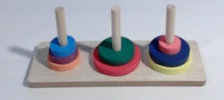
#> input picture DATA/ROI_select1.jpg, 224 x 100 px; its folder holds only this picture in this run
$ python -i hanoi_img_procHD.py   (imports and definitions only)
#> lines starting #> are read from the running program, lines starting #| are printed output that depends on the picture; after the words box and inside, x2 and y2 are one past the last pixel; in counts of white or black regions, pixels touching at a corner belong together
#> further down, picture is the input picture: shape (100, 224, 3); mean B, G, R 175, 167.7, 169.3
#Module function: provide the functions that uses actively opencv to detect the discs and use the camera to get the ROI.
#This is the final module created for the HANOI DROID CAPSTONE at Camosun College term Fall 2023
#this module has the following functions:

#detect_color(image_hsv): detect and classifies the disc detection in each stick
#take_one_frame(): takes the big frame that will by sectioned
#for development details, see the notebook: disc_det_v1.ipynb and take_one_frame.ipynb
#created on june 25 - 2023


import cv2
import numpy as np

import settingsHD as glb #this import all the global variables

#glb.init()


L_limit_blue = glb.L_limit_blue
U_limit_blue = glb.U_limit_blue

L_limit_red1 = glb.L_limit_red1
U_limit_red1 = glb.U_limit_red1
L_limit_red2 = glb.L_limit_red2
U_limit_red2 = glb.U_limit_red2

L_limit_yellow  = glb.L_limit_yellow
U_limit_yellow  = glb.U_limit_yellow

mask_height = glb.mask_height
mask_width = glb.mask_width


#------------------------------------------------------------------------------------------------------------
#this function is used to take the big frame or the big sreen, one shot, that will be processed extracting the smaller frame and mini-frames
#input: nothing
#output: the frame captured by the webcam
#challenges: to improve: the videocapture uses the channel 0, sometimes this could change, maybe a for loop could seewp or another method to get the exact webcam channel number.


def take_one_frame():

    cap = cv2.VideoCapture(0)

    #check if connection with camera is successfully
    if cap.isOpened():
        ret, frame = cap.read()  #capture a frame from live video

        #check whether frame is successfully captured
        if ret:
            print("Frame taken")
            cap.release()
        #print error if frame capturing was unsuccessful
        else:
            print("Error : Failed to capture frame")

    # print error if the connection with camera is unsuccessful
    else:
        print("Cannot open camera")

    return frame


    #------------------------------------------------------------------------------------------------------------
#this function is used to take the big frame or the big sreen, one shot, that will be processed extracting the smaller frame and mini-frames
#input: nothing
#output: the frame captured by the webcam
#challenges: to improve: the videocapture uses the channel 0, sometimes this could change, maybe a for loop could seewp or another method to get the exact webcam channel number.

def convert_and_crop(img):

    imagehsv = cv2.cvtColor(img, cv2.COLOR_BGR2HSV) #convert the big frame to HSV
    imagehsvcopy = imagehsv.copy()
    small_image_hsv = imagehsvcopy[130:230, 0:630] #crop to adjust the desire ROI


    return small_image_hsv


#----------------------------------------------------------------------------------------------------------------------------
#This function is use to process the rectangle section of each stick and process looking for the colors of the disc
# Input parameter: the small rectangle that corresponds to the stick in detail. only one stick miniframe at time
# Output: the output is an array that contains the position in pixels of the disc yellow, blue and red. If the position is 0, then, no disc of this color is detected.

def detect_color(image_hsv):

    #local variables

    # flags that determine the detection of a disc
    b_disc_flag = False
    r_disc_flag = False
    y_disc_flag = False

    #variables to store the total of pixels find for specific color
    b_pixels_total = 0
    b_pixels_acum =  0
    r_pixels_total = 0
    r_pixels_acum =  0
    y_pixels_total = 0
    y_pixels_acum =  0


    #number of the row that is determined for the disc position

    b_row = 0
    r_row = 0
    y_row = 0


    #this is to find the colors in the mask, using the function inRange. To see the real color, the bitwise is used, because inRange returns only 0 and 255 to be masked
    b_mask=cv2.inRange(image_hsv,L_limit_blue,U_limit_blue)
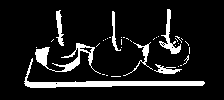
#> b_mask: shape (100, 224); 11% white; 36 white regions (29 under 20 px), largest, box (x1, y1, x2, y2) and area: (24, 58, 205, 88) 1001, (35, 43, 101, 74) 548, (159, 9, 181, 54) 266
    #blue=cv2.bitwise_and(image2,image2,mask=b_mask) #this is optional, only for visualization

    r_mask1=cv2.inRange(image_hsv,L_limit_red1,U_limit_red1) #in the map, the red has 2 sections
#> r_mask1: shape (100, 224); every value is 0
    r_mask2=cv2.inRange(image_hsv,L_limit_red2,U_limit_red2)
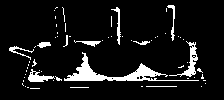
#> r_mask2: shape (100, 224); 8.8% white; 63 white regions (52 under 20 px), largest, box (x1, y1, x2, y2) and area: (64, 52, 199, 81) 884, (169, 41, 198, 77) 242, (28, 69, 55, 82) 162
    r_mask = r_mask1 + r_mask2
    #red=cv2.bitwise_and(image2,image2,mask=r_mask)    #this is optional, only for visualization


    y_mask=cv2.inRange(image_hsv,L_limit_yellow,U_limit_yellow)
    #yellow=cv2.bitwise_and(image2,image2, mask=y_mask)  #this is optional, only for visualization

    #convert the mask from the 255 values to 1, i think more easy to count pixels.
    b_mask = b_mask/255
    r_mask = r_mask/255
    y_mask = y_mask/255
#> y_mask: shape (100, 224) float64; every value is 0

    b_pixels_total = b_mask.sum()
#> b_pixels_total = 2458
    r_pixels_total = r_mask.sum()
#> r_pixels_total = 1975
    y_pixels_total = y_mask.sum()
#> y_pixels_total = 0

    #if I have a certain threshold value of pixels, I could determine that I have a disc of that specific value.
    if b_pixels_total > 175:
        b_disc_flag = True

    if r_pixels_total > 175:
        r_disc_flag = True


    if y_pixels_total > 175:
        y_disc_flag = True

#then, if I have a flag for a specific disc, I must search its position in the mask, from top to down.

    if b_disc_flag:

        for i in range (0, mask_height):
            b_pixels_acum += b_mask[i].sum()
            b_row = i

            if b_pixels_acum > 175:
                b_pixels_acum = 0  #pilas que esto es lo nuevo, no se si funcione
                break
#> this loop made 26 passes
#> after the loop, b_pixels_acum = 0

    if r_disc_flag:

        for i in range (0, mask_height):
            r_pixels_acum += r_mask[i].sum()
            r_row = i

            if r_pixels_acum > 175:
                r_pixels_acum = 0 #pilas que esto es lo nuevo
                break
#> this loop made 31 passes
#> after the loop, r_pixels_acum = 0


    if y_disc_flag:

        for i in range (0, mask_height):
            y_pixels_acum += y_mask[i].sum()
            y_row = i

            if y_pixels_acum > 175:
                y_pixels_acum = 0 #pilas que esto es lo nuevo
                break

    sort = [['Y', y_row],['B', b_row],['R', r_row]]
    sort = sorted(sort, key=lambda x: x[1])
    return sort


>>> import cv2
>>> picture = cv2.imread('DATA/ROI_select1.jpg')
>>> result = detect_color(picture)
#> result = [['Y', 0], ['B', 25], ['R', 30]]

$ run again, on DATA/ROI_select10.jpg
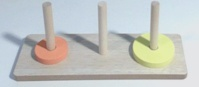
#> input picture DATA/ROI_select10.jpg, 199 x 87 px
#> picture is the input picture: shape (87, 199, 3); mean B, G, R 194.2, 197.2, 194.3
#> in detect_color, `b_mask=cv2.inRange(image_hsv,L_limit_blue,U_limit_blue)`:
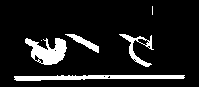
#> b_mask: shape (87, 199); 10.9% white; 6 white regions (2 under 20 px), largest, box (x1, y1, x2, y2) and area: (14, 75, 185, 81) 708, (25, 38, 67, 65) 668, (119, 34, 154, 67) 304, (65, 34, 99, 53) 192
#> r_mask1: shape (87, 199); every value is 0
#> in detect_color, `r_mask2=cv2.inRange(image_hsv,L_limit_red2,U_limit_red2)`:
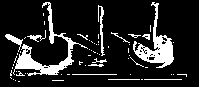
#> r_mask2: shape (87, 199); 14.5% white; 62 white regions (48 under 20 px), largest, box (x1, y1, x2, y2) and area: (13, 2, 88, 76) 959, (133, 2, 174, 68) 822, (98, 5, 105, 56) 135
#> y_mask: shape (87, 199) float64; every value is 0
#> b_pixels_total = 1882
#> r_pixels_total = 2512
#> y_pixels_total = 0
#> the loop in detect_color, `for i in range (0, mask_height):` made 40 passes
#> the loop in detect_color, `for i in range (0, mask_height):` made 19 passes
#> result = [['Y', 0], ['R', 18], ['B', 39]]

$ run again, on DATA/ROI_select11.jpg
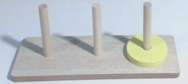
#> input picture DATA/ROI_select11.jpg, 188 x 84 px
#> picture is the input picture: shape (84, 188, 3); mean B, G, R 197.2, 195.7, 190
#> in detect_color, `b_mask=cv2.inRange(image_hsv,L_limit_blue,U_limit_blue)`:
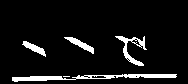
#> b_mask: shape (84, 188); 7.3% white; 5 white regions (1 under 20 px), largest, box (x1, y1, x2, y2) and area: (12, 74, 177, 82) 573, (115, 36, 147, 66) 273, (64, 37, 94, 54) 163, (22, 41, 46, 57) 142
#> r_mask1: shape (84, 188); every value is 0
#> in detect_color, `r_mask2=cv2.inRange(image_hsv,L_limit_red2,U_limit_red2)`:
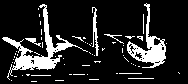
#> r_mask2: shape (84, 188); 15.2% white; 61 white regions (52 under 20 px), largest, box (x1, y1, x2, y2) and area: (2, 4, 88, 80) 1129, (127, 3, 166, 68) 741, (92, 7, 99, 56) 144
#> y_mask: shape (84, 188) float64; every value is 0
#> b_pixels_total = 1158
#> r_pixels_total = 2398
#> y_pixels_total = 0
#> the loop in detect_color, `for i in range (0, mask_height):` made 43 passes
#> the loop in detect_color, `for i in range (0, mask_height):` made 21 passes
#> result = [['Y', 0], ['R', 20], ['B', 42]]

$ run again, on DATA/ROI_select12.jpg
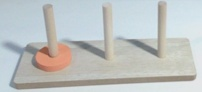
#> input picture DATA/ROI_select12.jpg, 202 x 92 px
#> picture is the input picture: shape (92, 202, 3); mean B, G, R 193.9, 194.9, 191.3
#> in detect_color, `b_mask=cv2.inRange(image_hsv,L_limit_blue,U_limit_blue)`:
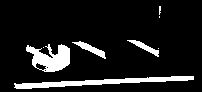
#> b_mask: shape (92, 202); 10.7% white; 8 white regions (4 under 20 px), largest, box (x1, y1, x2, y2) and area: (14, 76, 194, 89) 890, (26, 44, 70, 72) 743, (72, 41, 106, 59) 187, (127, 40, 159, 57) 157
#> r_mask1: shape (92, 202); every value is 0
#> in detect_color, `r_mask2=cv2.inRange(image_hsv,L_limit_red2,U_limit_red2)`:
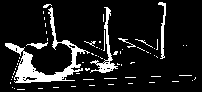
#> r_mask2: shape (92, 202); 11.8% white; 68 white regions (59 under 20 px), largest, box (x1, y1, x2, y2) and area: (5, 7, 90, 83) 1219, (90, 7, 118, 73) 354, (158, 2, 166, 59) 165
#> y_mask: shape (92, 202) float64; every value is 0
#> b_pixels_total = 1996
#> r_pixels_total = 2188
#> y_pixels_total = 0
#> the loop in detect_color, `for i in range (0, mask_height):` made 47 passes
#> the loop in detect_color, `for i in range (0, mask_height):` made 20 passes
#> result = [['Y', 0], ['R', 19], ['B', 46]]
